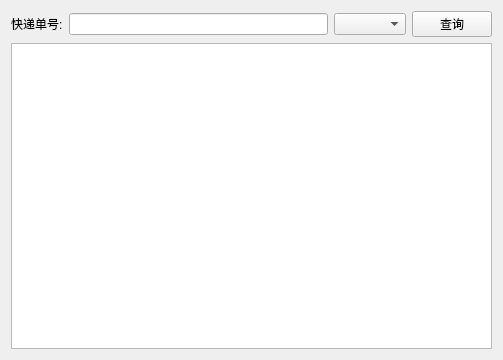
<?xml version="1.0" encoding="UTF-8"?>
<ui version="4.0">
 <class>MainWindow</class>
 <widget class="QMainWindow" name="MainWindow">
  <property name="geometry">
   <rect>
    <x>0</x>
    <y>0</y>
    <width>503</width>
    <height>360</height>
   </rect>
  </property>
  <property name="windowTitle">
   <string>快递订单查询</string>
  </property>
  <widget class="QWidget" name="centralWidget">
   <layout class="QVBoxLayout" name="verticalLayout_2">
    <item>
     <layout class="QVBoxLayout" name="verticalLayout">
      <item>
       <layout class="QHBoxLayout" name="horizontalLayout">
        <item>
         <widget class="QLabel" name="label">
          <property name="text">
           <string>快递单号:</string>
          </property>
         </widget>
        </item>
        <item>
         <widget class="QLineEdit" name="lineEdit"/>
        </item>
        <item>
         <widget class="QComboBox" name="comboBox"/>
        </item>
        <item>
         <widget class="QPushButton" name="pushButton">
          <property name="text">
           <string>查询</string>
          </property>
         </widget>
        </item>
       </layout>
      </item>
      <item>
       <widget class="QListWidget" name="listWidget"/>
      </item>
     </layout>
    </item>
   </layout>
  </widget>
 </widget>
 <layoutdefault spacing="6" margin="11"/>
 <resources/>
 <connections/>
</ui>
